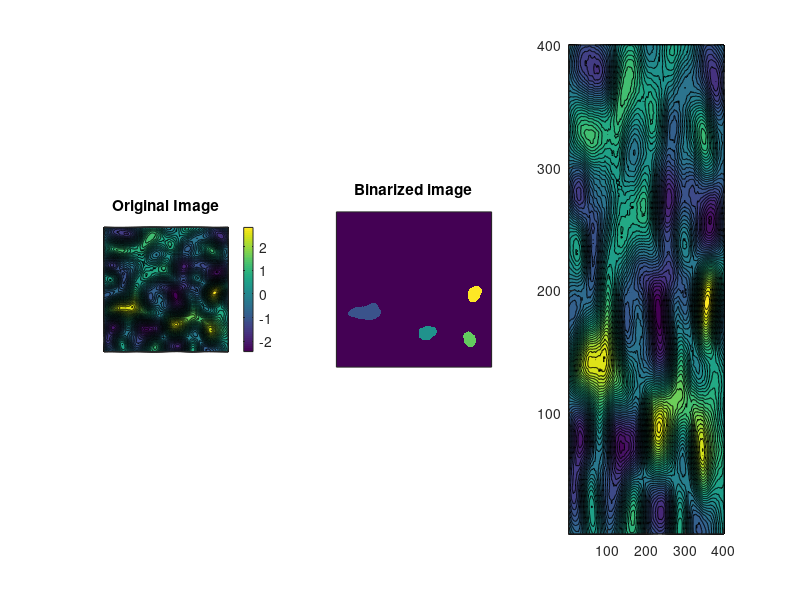

The MATLAB source for this figure: (Note: this script raises an error after producing the figure.)
% Intensity-based Image Segmentation

% learn: meshgrid, conv2, contour, bwlabeln

%% 
N = 400;

% create 2D Gaussian for Smoothing
tmpvec = zscore(1:round(N/4));
[X,Y] = meshgrid(tmpvec);
gaus2d = exp(-(X.^2 + Y.^2));

% create image and convert to z-values
img = conv2(randn(N,N),gaus2d,'same');
zimg = (img-mean(img(:))) / std(img(:));

%% pick std threshold
zthresh = 2;

%binarize the thresholded image (one-tailed!)
[bimap,numclust] = bwlabeln( zimg > zthresh);


figure(1),clf
subplot(131)
contourf(zimg,40)
axis square
set(gca,'xtick',[],'ytick',[])
colorbar
title('Original Image')


subplot(132)
imagesc(bimap)
axis square
title('Binarized image')
set(gca,'xtick',[],'ytick',[])
axis xy

subplot(133),hold on
contourf(zimg,40)
contour(logical(bimap),2,'k','LineWidth',2)
axis square
set(gca,'xtick',[],'ytick',[])
title('Contour Outlining')


